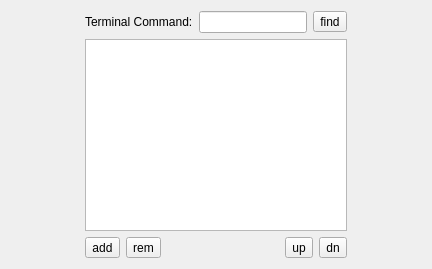
      <widget class="QWidget" name="page_menu">
       <layout class="QGridLayout" name="gridLayout">
        <item row="0" column="1">
         <layout class="QHBoxLayout" name="horizontalLayout_14">
          <item>
           <widget class="QLabel" name="label_10">
            <property name="text">
             <string>Terminal Command:</string>
            </property>
           </widget>
          </item>
          <item>
           <widget class="QLineEdit" name="line_menu_term"/>
          </item>
          <item>
           <widget class="QToolButton" name="tool_menu_findterm">
            <property name="text">
             <string notr="true">find</string>
            </property>
           </widget>
          </item>
         </layout>
        </item>
        <item row="1" column="0">
         <spacer name="horizontalSpacer_7">
          <property name="orientation">
           <enum>Qt::Horizontal</enum>
          </property>
          <property name="sizeHint" stdset="0">
           <size>
            <width>74</width>
            <height>20</height>
           </size>
          </property>
         </spacer>
        </item>
        <item row="1" column="1">
         <widget class="QListWidget" name="list_menu"/>
        </item>
        <item row="1" column="2">
         <spacer name="horizontalSpacer_8">
          <property name="orientation">
           <enum>Qt::Horizontal</enum>
          </property>
          <property name="sizeHint" stdset="0">
           <size>
            <width>74</width>
            <height>20</height>
           </size>
          </property>
         </spacer>
        </item>
        <item row="2" column="1">
         <layout class="QHBoxLayout" name="horizontalLayout_13">
          <item>
           <widget class="QToolButton" name="tool_menu_add">
            <property name="text">
             <string notr="true">add</string>
            </property>
           </widget>
          </item>
          <item>
           <widget class="QToolButton" name="tool_menu_rm">
            <property name="text">
             <string notr="true">rem</string>
            </property>
           </widget>
          </item>
          <item>
           <spacer name="horizontalSpacer_9">
            <property name="orientation">
             <enum>Qt::Horizontal</enum>
            </property>
            <property name="sizeHint" stdset="0">
             <size>
              <width>40</width>
              <height>20</height>
             </size>
            </property>
           </spacer>
          </item>
          <item>
           <widget class="QToolButton" name="tool_menu_up">
            <property name="text">
             <string notr="true">up</string>
            </property>
           </widget>
          </item>
          <item>
           <widget class="QToolButton" name="tool_menu_dn">
            <property name="text">
             <string notr="true">dn</string>
            </property>
           </widget>
          </item>
         </layout>
        </item>
       </layout>
      </widget>
